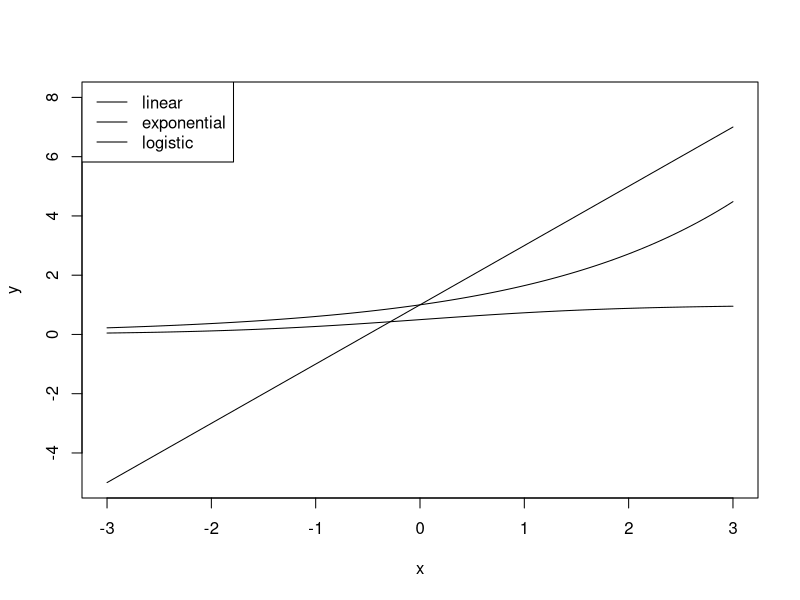

This chart was generated by the following R code:
## ---- chunk 1
curve(2*x + 1, from = -3, to = 3, ylim = c(-5, 8), ylab = "y")
curve(exp(x/2), add = TRUE)
curve(1/(1+exp(-x)), add = TRUE)
legend("topleft", legend = c("linear", "exponential", "logistic"), lty = 1)
